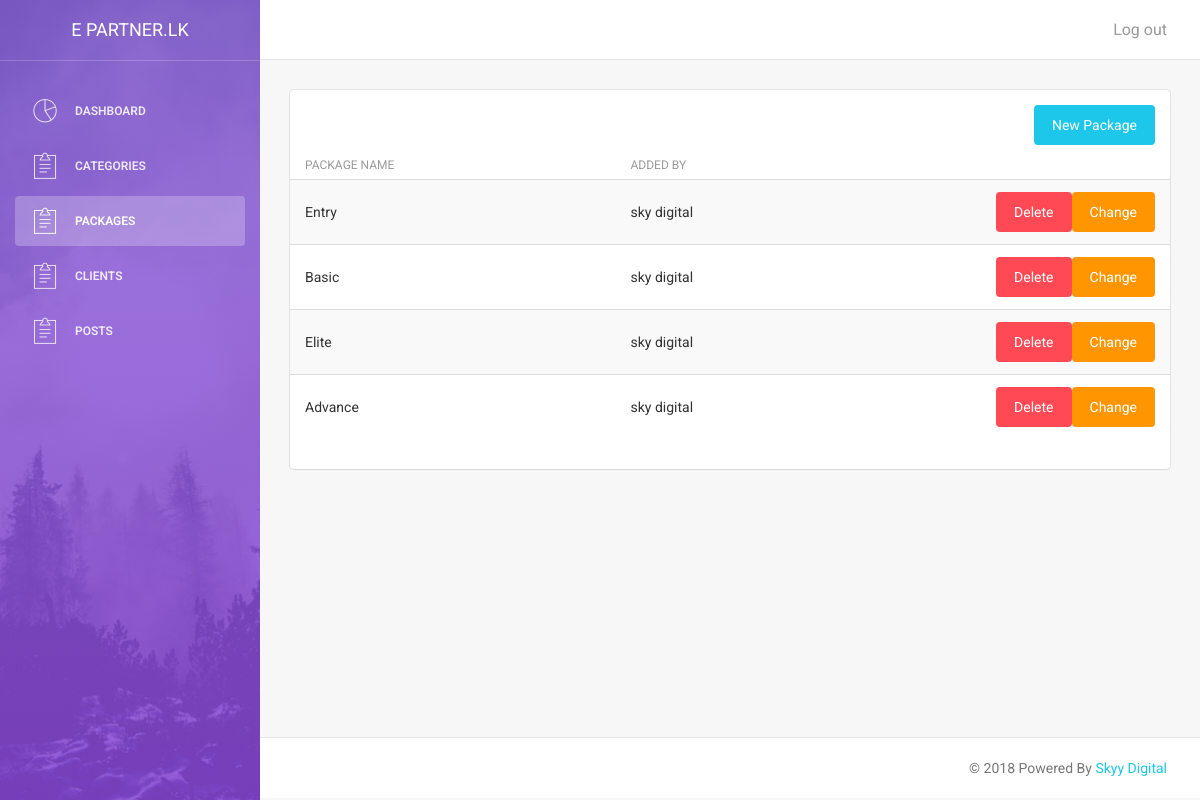
The page /user/client/packages.php (signed in) on the database its author committed.
### tables this page shows
CREATE TABLE `package` (
  `Package_ID` int(11) NOT NULL,
  `Package_Name` varchar(10) NOT NULL,
  `Added_ID` int(11) NOT NULL
);

CREATE TABLE `users` (
  `U_ID` int(11) NOT NULL,
  `F_Name` varchar(10) NOT NULL,
  `L_Name` varchar(15) NOT NULL,
  `U_Name` varchar(15) NOT NULL,
  `Email` varchar(50) NOT NULL,
  `password` text NOT NULL,
  `TP` int(12) NOT NULL,
  `Status` varchar(7) NOT NULL,
  `Role` varchar(15) NOT NULL
);

### user/client/packages.php (the view, shortened to what this page needs)
?><!doctype html>
<html lang="en">
<head>
    <link href="assets/css/bootstrap.min.css" rel="stylesheet" />
    <link href="assets/css/animate.min.css" rel="stylesheet"/>
    <link href="assets/css/light-bootstrap-dashboard.css?v=1.4.0" rel="stylesheet"/>
    <link href="assets/css/demo.css" rel="stylesheet" />
    <link href="http://maxcdn.bootstrapcdn.com/font-awesome/4.2.0/css/font-awesome.min.css" rel="stylesheet">
    <link href="assets/css/pe-icon-7-stroke.css" rel="stylesheet" />
</head>
<body>
<div class="wrapper">
    <div class="sidebar" data-color="purple" data-image="assets/img/sidebar-5.jpg">
        <div class="sidebar-wrapper">
            <div class="logo">
                <a href="index.php" class="simple-text">
                    E Partner.lk
                </a>
            </div>
            <ul class="nav">
                <li>
                    <a href="index.php">
                        <i class="pe-7s-graph"></i>
                        <p>Dashboard</p>
                    </a>
                </li>
                <li>
                    <a href="categories.php">
                        <i class="pe-7s-note2"></i>
                        <p>Categories</p>
                    </a>
                </li>
                <li  class="active">
                    <a href="packages.php">
                        <i class="pe-7s-note2"></i>
                        <p>Packages</p>
                    </a>
                </li>
                <li>
                    <a href="clients.php">
                        <i class="pe-7s-note2"></i>
                        <p>Clients</p>
                    </a>
                </li>
                <li>
                    <a href="post.php">
                        <i class="pe-7s-note2"></i>
                        <p>Posts</p>
                    </a>
                </li>
            </ul>
        </div>
    </div>
    <div class="main-panel">
        <?php
        include 'menu.php';
        ?>
        <div class="content">
            <div class="container-fluid">
                <div class="row">
                    <div class="col-md-12">
                        <div class="card">
                            <div class="header">
                                <form action="newpackage.php" method="post">
                                    <button type="submit" class="btn btn-info btn-fill pull-right">New Package</button>
                                </form>
                            </div>
                            <div class="content table-responsive table-full-width">
                                <table class="table table-hover table-striped">
                                    <thead>
                                    <th>Package Name</th>
                                    <th>Added By</th>
                                    <th> </th>
                                    </thead>
                                    <tbody>
                                    <?php
                                    include '../connection.php';
                                    $all=$db->query("SELECT package.Package_ID,package.Package_Name,users.F_Name,users.L_Name FROM package INNER JOIN users ON users.U_ID=package.Added_ID ORDER BY package.Package_ID DESC");
                                    while ($alldoc=$all->fetch_assoc()){
                                        ?>
                                        <tr>
                                            <td><?php echo $date=$alldoc['Package_Name'];?></td>
                                            <td><?php echo $alldoc['F_Name'].' '.$alldoc['L_Name'];?></td>
                                            <td>
                                                <form action="editpackage.php?ID=<?php echo $alldoc['Package_ID'];?>" method="post">
                                                    <button type="submit" class="btn btn-warning btn-fill pull-right">Change</button>
                                                </form>
                                                <form action="delete/deletepackage.php?ID=<?php echo $alldoc['Package_ID'];?>" method="post">
                                                    <button type="submit" class="btn btn-danger btn-fill pull-right">Delete</button>
                                                </form>
                                            </td>
                                        </tr>
                                        <?php
                                    }
                                    ?>
                                    </tbody>
                                </table>
                            </div>
                        </div>
                    </div>
                </div>
                </div>
            </div>
            <?php
            include 'footer.php';
            ?>
        </div>
    </div>
</body>
</html>

### rows shown on the page
package: Package_Name "Entry", users.F_Name "sky", users.L_Name "digital"
package: Package_Name "Basic", users.F_Name "sky", users.L_Name "digital"
package: Package_Name "Elite", users.F_Name "sky", users.L_Name "digital"
package: Package_Name "Advance", users.F_Name "sky", users.L_Name "digital"
